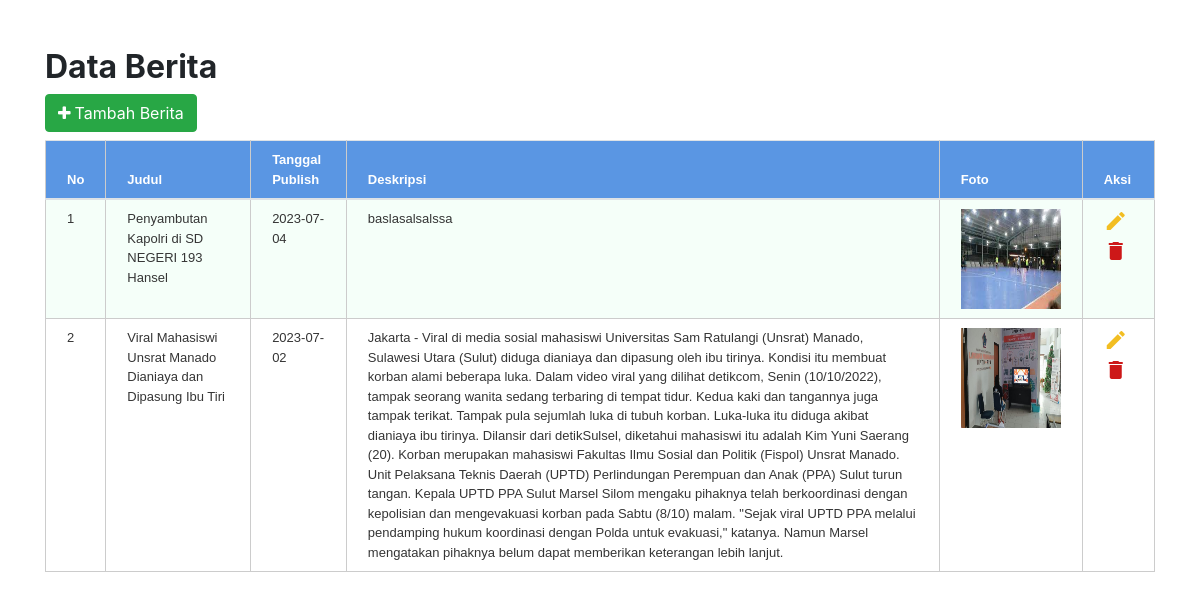
The page /admin/berita.php on the database its author committed.
### tables this page shows
CREATE TABLE `tb_berita` (
  `id_berita` int(30) NOT NULL,
  `judul` varchar(255) NOT NULL,
  `tgl_publish` date NOT NULL,
  `deskripsi` varchar(9999) NOT NULL,
  `foto` text NOT NULL
);

### admin/berita.php (the view, shortened to what this page needs)
<!DOCTYPE html>
<html lang="en">
<head>
    <link rel="stylesheet" href="https://stackpath.bootstrapcdn.com/bootstrap/4.5.0/css/bootstrap.min.css">
    <link rel="stylesheet" href="https://maxcdn.bootstrapcdn.com/font-awesome/4.7.0/css/font-awesome.min.css">
    <link rel="stylesheet" href="css/style.css?v=2">
</head>
<body>
    <div class="content-wrapper">
        <div class="container-xl">
            <div class="table-responsive">
                <div class="table-wrapper mt-5">
                    <div class="table-title">
                        <div class="row">
                            <div class="col-sm-6 mb-2">
                                <h2><b>Data Berita</b></h2>
                                <a href="admin.php?p=addberita" class="btn btn-success" tabindex="-1" role="button" aria-disabled="true"> <i class="fa fa-plus mr-1"></i>Tambah Berita</a>
                            </div>
                        </div>
                    </div>
                    <?php
                    require_once "./../connections/connections.php";
                    $no = 0;
                    $query = "SELECT * FROM tb_berita";
                    $result = mysqli_query($conn, $query);
                    if (mysqli_num_rows($result) > 0) {
                        echo '<table class="table table-striped table-hover">
						<thead>
						<tr>
							<th>No</th>
							<th>Judul</th>
							<th>Tanggal Publish</th>
							<th>Deskripsi</th>
							<th>Foto</th>
							<th>Aksi</th>
						</tr>
					</thead>';
                        while ($row = mysqli_fetch_assoc($result)) {
                            $no++;
                            echo '<tr>
                                    <td>' . $no . '</td>
                                    <td>' . $row['judul'] . '</td>
                                    <td>' . $row['tgl_publish'] . '</td>
                                    <td>' . $row['deskripsi'] . '</td>
                                    <td><img src="uploads/berita/' . $row['foto'] . '" width="100" height="100" alt="Foto berita"></td>
                                    <td>
										<a style="color: #F2BE22;" href="admin.php?p=editberita&menu_upd=' . $row['id_berita'] . '"" class="edit"><i class="material-icons" data-toggle="tooltip"
												title="Edit">&#xE254;</i></a>
										<a style="color: #CD1818;" href="deleteberita.php?menu_del=' . $row['id_berita'] . '" class="delete"><i class="material-icons"
												data-toggle="tooltip" title="Hapus">&#xE872;</i></a>
									</td>
                                </tr>';
                        }
                        echo '</table>';
                    } else {
                        echo 'Tidak ada data berita.';
                    }
                    ?>
                </div>
            </div>
        </div>
    </div>
</body>
</html>

### admin/css/style.css (style rules this page uses)
table { margin: auto; font-family: "Arial"; font-size: 12px; }
.table { border-collapse: collapse; font-size: 13px; }
.table th, .table td { border-bottom: 1px solid #cccccc; border-left: 1px solid #cccccc; padding: 9px 21px; }
.table th, .table td:last-child { border-right: 1px solid #cccccc; }
.table td:first-child { border-top: 1px solid #cccccc; }
.table thead th { background-color: #5A96E3; color: #FFFFFF; }
.table tbody td { color: #353535; }
.table tbody tr:nth-child(odd) td { background-color: #f5fff9; }

### rows shown on the page
tb_berita: judul "Penyambutan Kapolri di SD NEGERI 193 Hansel", tgl_publish "2023-07-04", deskripsi "baslasalsalssa", foto (picture)
tb_berita: judul "Viral Mahasiswi Unsrat Manado Dianiaya dan Dipasung Ibu Tiri", tgl_publish "2023-07-02", deskripsi "Jakarta - Viral di media sosial mahasiswi Universitas Sam Ratulangi (Unsrat) Manado, Sulawesi Utara (Sulut) diduga dianiaya dan dipasung oleh ibu tirinya. Kondisi itu membuat korban alami beberapa luka. Dalam video viral yang dilihat detikcom, Senin (10/10/2022), tampak seorang wanita sedang terbaring di tempat tidur. Kedua kaki dan tangannya juga tampak terikat. Tampak pula sejumlah luka di tubuh korban. Luka-luka itu diduga akibat dianiaya ibu tirinya. Dilansir dari detikSulsel, diketahui mahasiswi itu adalah Kim Yuni Saerang (20). Korban merupakan mahasiswi Fakultas Ilmu Sosial dan Politik (Fispol) Unsrat Manado. Unit Pelaksana Teknis Daerah (UPTD) Perlindungan Perempuan dan Anak (PPA)…", foto (picture)
